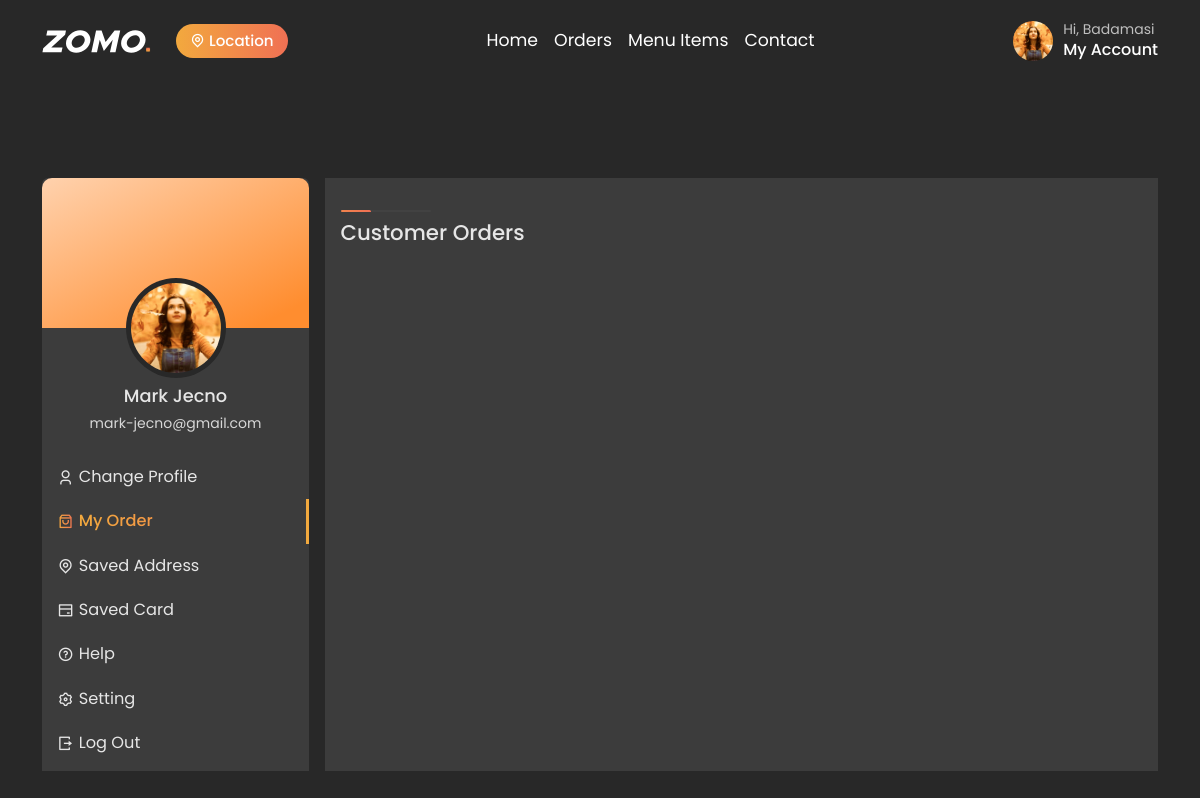
/order-list (signed in), run on an earlier commit of the app's database.
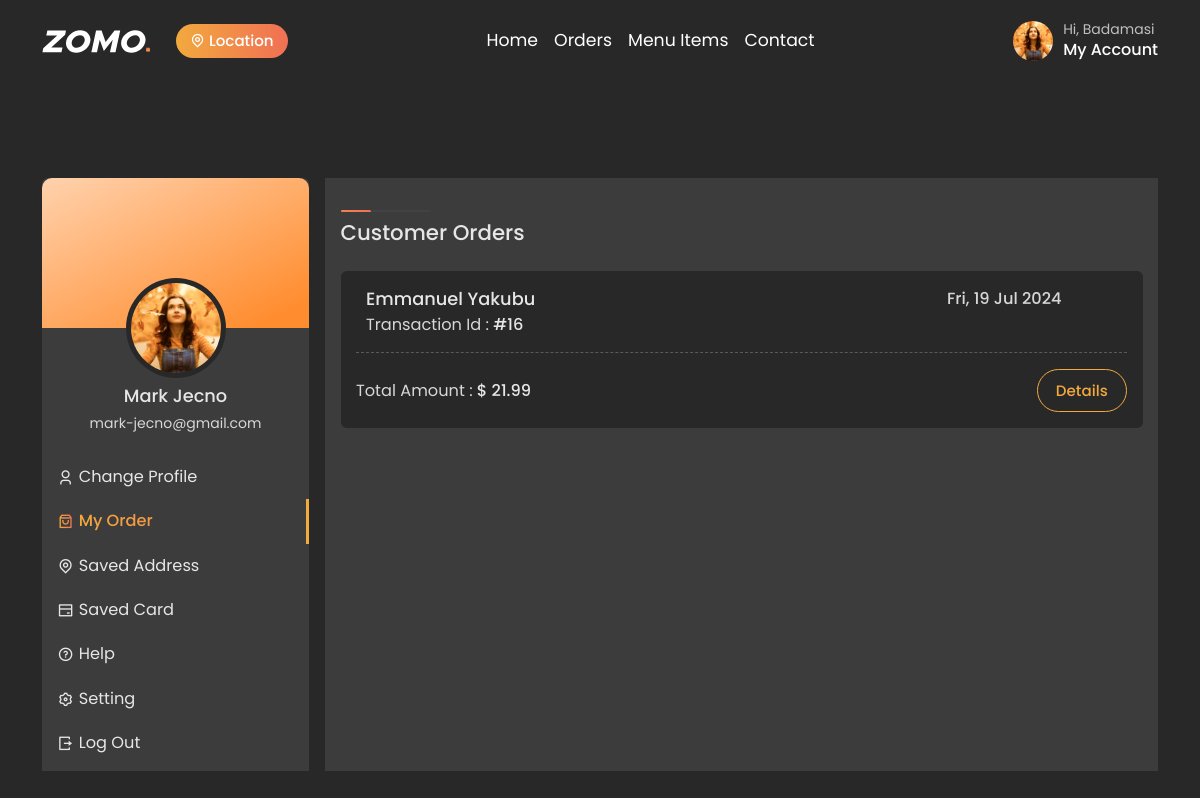
And on a later commit of the database.
### restaurant/models.py (models this page shows, shortened)
class Order(models.Model):
    STATUS_CHOICES=[
        ('Pending', 'Pending'),
        ('Preparing', 'Preparing'),
        ('Delivered', 'Delivered'),
        ('Cancelled', 'Cancelled'),
    ]
    PAYMENT_CHOICES=[
        ('Cash', 'Cash'),
        ('Card', 'Card'),
    ]
    user = models.ForeignKey(settings.AUTH_USER_MODEL, on_delete=models.CASCADE, related_name='orders', null=True, blank=True)
    reference = models.CharField(max_length=100, unique=True, blank=True, null=True)
    payment_status = models.BooleanField(default=False)
    restaurant = models.ForeignKey(Restaurant, on_delete=models.CASCADE, related_name='orders', null=True, blank=True)
    items = models.ManyToManyField(MenuItem, related_name='orders')
    total = models.DecimalField(max_digits=6, decimal_places=2)
    order_time = models.DateTimeField(auto_now_add=True)
    delivery_address = models.CharField(max_length=100, blank=True, null=True, default='')
    is_visible_to_restaurant = models.BooleanField(default=False)  # New field
    status = models.CharField(max_length=50, choices=[
        ('Pending', 'Pending'),
        ('Preparing', 'Preparing'),
        ('Delivered', 'Delivered'),
        ('Cancelled', 'Cancelled'),
    ], default='Pending')
    payment_method = models.CharField(max_length=50, choices=PAYMENT_CHOICES, default='Card')
    payment_status = models.BooleanField(default=False)
    def calculate_total(self):
        total = 0
        for item in self.items.all():
            total += item.price
        return total

### user/models.py (models this page shows, shortened)
class User(AbstractBaseUser, PermissionsMixin):
    ROLE_CHOICES = [
        ('customer', 'Customer'),
        ('restaurant', 'Restaurant'),
        ('delivery_person', 'Delivery Person'),
    ]
    email = models.EmailField(_('email address'), unique=True)
    first_name = models.CharField(_('first name'), max_length=30, blank=True)
    last_name = models.CharField(_('last name'), max_length=30, blank=True)
    is_active = models.BooleanField(_('active'), default=True)
    is_staff = models.BooleanField(_('staff status'), default=False)
    role = models.CharField(max_length=15, choices=ROLE_CHOICES, default='customer')
    date_joined = models.DateTimeField(_('date joined'), default=timezone.now)
    groups = models.ManyToManyField(Group, related_name='custom_user_set', blank=True)
    user_permissions = models.ManyToManyField(Permission, related_name='custom_user_permissions_set', blank=True)
    phone_number = models.CharField(max_length=15, blank=True)
    objects = UserManager()
    USERNAME_FIELD = 'email'  # Set email as the unique identifier for authentication
    EMAIL_FIELD = 'email'
    REQUIRED_FIELDS = []

### restaurant/views.py (the view)
# urls.py: path('order-list', views.order_list, name='order-list'),
@login_required
def order_list(request):
    user = request.user
    restaurants = Restaurant.objects.filter(owner=user ).values_list('id', flat=True)
    orders = Order.objects.filter(restaurant__in=restaurants, is_visible_to_restaurant=True)
    for order in orders:
        order_total = order.calculate_total()
        order.total = order_total
        order.save()
    return render(request, 'restaurant/order-list.html', {'orders': orders})

### restaurant/templates/restaurant/order-list.html (shortened to what the changed rows need)
{% extends "restaurant/base.html" %}
{% load static %}
{% block content %}
<section class="profile-section section-b-space">
    <div class="container">
        <div class="row g-3">
            <div class="col-lg-9">
                <div class="my-order-content">
                    <ul class="order-box-list">
                        {% for order in orders %}
                        <li>
                            <div class="order-box">
                                <div class="order-box-content">
                                    <div class="order-details">
                                        <div class="d-flex align-items-center justify-content-between w-100">
                                            <h5 class="brand-name dark-text fw-medium">
                                                {{ order.user.first_name }} {{ order.user.last_name }}
                                            </h5>
                                            <h6 class="fw-medium content-color text-end">
                                                {{ order.order_time | date:"D, d M Y" }}
                                            </h6>
                                        </div>
                                        <h6 class="fw-medium dark-text">
                                            <span class="fw-normal content-color">Transaction Id :</span>
                                            #{{ order.id }}
                                        </h6>
                                    </div>
                                </div>
                                <div class="d-flex align-items-center justify-content-between mt-sm-3 mt-2">
                                    <h6 class="fw-medium dark-text">
                                        <span class="fw-normal content-color">Total Amount :</span>
                                        $ {{ order.total }}
                                    </h6>
                                    <a href="#order-{{ order.id }}" class="btn theme-outline details-btn" data-bs-toggle="modal">Details</a>
                                </div>
                            </div>
                        </li>
                        {% endfor %}
                    </ul>
                </div>
            </div>
        </div>
    </div>
</section>
{% endblock content %}

What changed in the data, as far as the page shows it:
added Order: user.first_name "Emmanuel", user.last_name "Yakubu", order_time "Fri, 19 Jul 2024", id "16", total "21.99"
